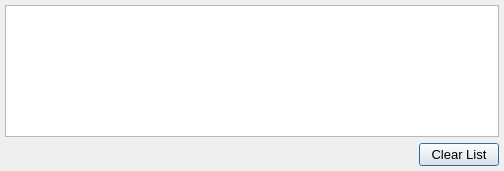
<?xml version="1.0" encoding="UTF-8"?>
<ui version="4.0">
 <class>AwProcessesWidgetUi</class>
 <widget class="QWidget" name="AwProcessesWidgetUi">
  <property name="geometry">
   <rect>
    <x>0</x>
    <y>0</y>
    <width>504</width>
    <height>171</height>
   </rect>
  </property>
  <property name="minimumSize">
   <size>
    <width>504</width>
    <height>0</height>
   </size>
  </property>
  <property name="font">
   <font>
    <family>MS Shell Dlg 2</family>
    <pointsize>10</pointsize>
   </font>
  </property>
  <property name="windowTitle">
   <string>Processes</string>
  </property>
  <property name="windowIcon">
   <iconset resource="../../../resources/AnyWave.qrc">
    <normaloff>:/images/AnyWave_logo.jpg</normaloff>:/images/AnyWave_logo.jpg</iconset>
  </property>
  <layout class="QGridLayout" name="gridLayout">
   <property name="leftMargin">
    <number>5</number>
   </property>
   <property name="topMargin">
    <number>5</number>
   </property>
   <property name="rightMargin">
    <number>5</number>
   </property>
   <property name="bottomMargin">
    <number>5</number>
   </property>
   <item row="0" column="0">
    <layout class="QVBoxLayout" name="verticalLayout">
     <item>
      <widget class="QListWidget" name="listWidget">
       <property name="editTriggers">
        <set>QAbstractItemView::NoEditTriggers</set>
       </property>
       <property name="tabKeyNavigation">
        <bool>false</bool>
       </property>
       <property name="resizeMode">
        <enum>QListView::Adjust</enum>
       </property>
      </widget>
     </item>
     <item>
      <layout class="QHBoxLayout" name="horizontalLayout_2">
       <item>
        <spacer name="horizontalSpacer_2">
         <property name="orientation">
          <enum>Qt::Horizontal</enum>
         </property>
         <property name="sizeHint" stdset="0">
          <size>
           <width>40</width>
           <height>20</height>
          </size>
         </property>
        </spacer>
       </item>
       <item>
        <widget class="QPushButton" name="buttonClear">
         <property name="sizePolicy">
          <sizepolicy hsizetype="Preferred" vsizetype="Preferred">
           <horstretch>0</horstretch>
           <verstretch>0</verstretch>
          </sizepolicy>
         </property>
         <property name="toolTip">
          <string>Remove Finished Processes</string>
         </property>
         <property name="text">
          <string>Clear List</string>
         </property>
         <property name="default">
          <bool>true</bool>
         </property>
        </widget>
       </item>
      </layout>
     </item>
    </layout>
   </item>
  </layout>
 </widget>
 <layoutdefault spacing="6" margin="11"/>
 <resources>
  <include location="../../../resources/AnyWave.qrc"/>
 </resources>
 <connections/>
</ui>
